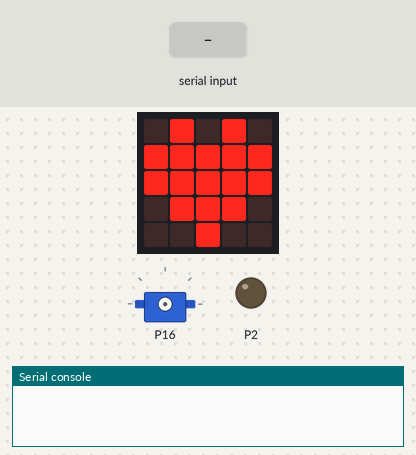
The program below on a simulated BBC micro:bit (MakeCode). Shown: the board's 5×5 LED display, servo, output pins drawn as LEDs (lit = HIGH), the last lines printed to the serial console. The test bench sets the inputs (shaded band). No radio messages arrive unless stated (any console line starting 'radio sent:' is added by the test bench).

Above: at 0.1 s.
1.9 s: "1" received over the second serial link
At 3.6 s:
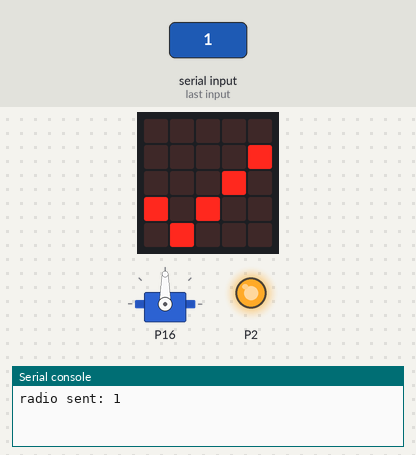
At 8.3 s:
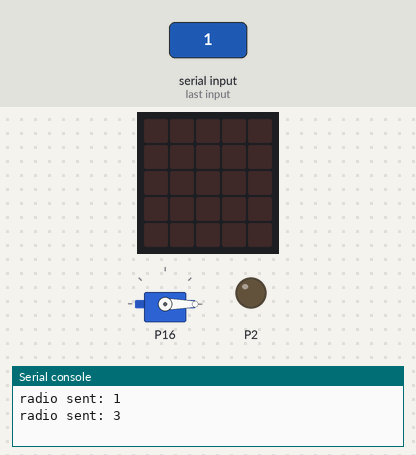
Timing chart, 0 to 9.8 s (numbered marks = the images above; inputs shaded):
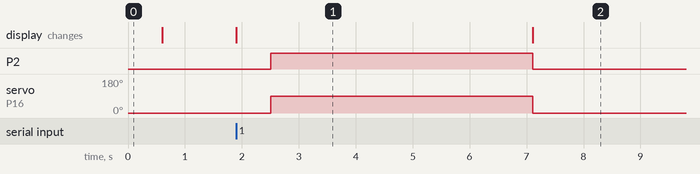

The program:

main.ts
```typescript
let garbage: Buffer = null
basic.showIcon(IconNames.Heart)
radio.setGroup(97)
serial.redirect(
SerialPin.P0,
SerialPin.P1,
BaudRate.BaudRate9600
)
let idbleue = "0796AE8EA819"
let idblanche = "0E0096BF1E39"
pins.servoWritePin(AnalogPin.P16, 0)
let cmd = ""
basic.clearScreen()
basic.forever(function () {
    cmd = serial.readString()
    if (cmd != "") {
        basic.showIcon(IconNames.Yes)
    }
    if (cmd == idbleue) {
        pins.digitalWritePin(DigitalPin.P2, 1)
        radio.sendString("1")
        pins.servoWritePin(AnalogPin.P16, 90)
        basic.pause(4600)
        pins.servoWritePin(AnalogPin.P16, 0)
        pins.digitalWritePin(DigitalPin.P2, 0)
        basic.clearScreen()
        radio.sendString("3")
    } else if (cmd == idblanche) {
        pins.digitalWritePin(DigitalPin.P2, 1)
        pins.servoWritePin(AnalogPin.P16, 90)
        radio.sendString("2")
        basic.pause(4600)
        pins.servoWritePin(AnalogPin.P16, 0)
        pins.digitalWritePin(DigitalPin.P2, 0)
        basic.clearScreen()
        radio.sendString("3")
    } else if (cmd != "") {
        pins.digitalWritePin(DigitalPin.P2, 1)
        radio.sendString("1")
        pins.servoWritePin(AnalogPin.P16, 90)
        basic.pause(4600)
        pins.servoWritePin(AnalogPin.P16, 0)
        pins.digitalWritePin(DigitalPin.P2, 0)
        basic.clearScreen()
        radio.sendString("3")
    } else {

    }
    garbage = serial.readBuffer(0)
    cmd = ""
})
```

test.ts
```typescript
// les tests vont ici ; cela ne sera pas compilé si ce paquet est utilisé en tant qu'extension.
```

Measured:
- after the input at 1.9 s, P2: LOW → HIGH after 0.61 s, → LOW 4.6 s later; servo on P16: 0° → 90° after 0.61 s, → 0° 4.6 s later; the display: changes at once (image 1)
- what the display in image 1 shows lasts 5.2 s, from 1.9 s to 7.1 s
